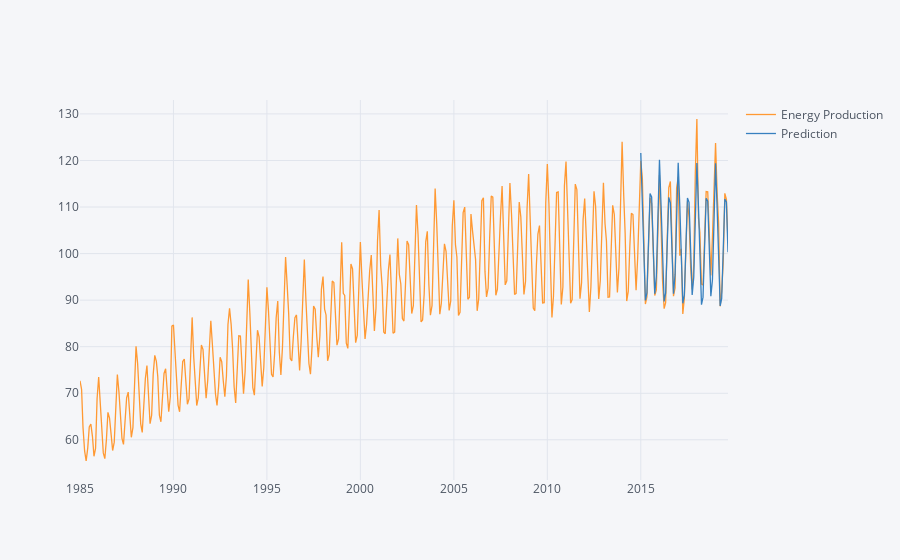

The cell this chart's notebook holds for it:
### Code cell
pd.concat([data,future_forecast],axis=1).iplot()

### Figure 1 — Plotly figure (JSON) as saved in the notebook; plotly's stock layout.template omitted (floating-point values rounded to 4 significant figures; data arrays with more than 128 entries replaced by an {"elided": "..."} marker saying what was removed)
{"data": [{"line": {"color": "rgba(255, 153, 51, 1.0)", "dash": "solid", "shape": "linear", "width": 1.3}, "mode": "lines", "name": "Energy Production", "text": "", "type": "scatter", "x": {"elided": "417 str values"}, "y": {"elided": "417 float values"}}, {"line": {"color": "rgba(55, 128, 191, 1.0)", "dash": "solid", "shape": "linear", "width": 1.3}, "mode": "lines", "name": "Prediction", "text": "", "type": "scatter", "x": {"elided": "417 str values"}, "y": {"elided": "417 mixed values"}}], "layout": {"legend": {"bgcolor": "#F5F6F9", "font": {"color": "#4D5663"}}, "paper_bgcolor": "#F5F6F9", "plot_bgcolor": "#F5F6F9", "title": {"font": {"color": "#4D5663"}}, "xaxis": {"gridcolor": "#E1E5ED", "showgrid": true, "tickfont": {"color": "#4D5663"}, "title": {"font": {"color": "#4D5663"}, "text": ""}, "zerolinecolor": "#E1E5ED"}, "yaxis": {"gridcolor": "#E1E5ED", "showgrid": true, "tickfont": {"color": "#4D5663"}, "title": {"font": {"color": "#4D5663"}, "text": ""}, "zerolinecolor": "#E1E5ED"}}}
